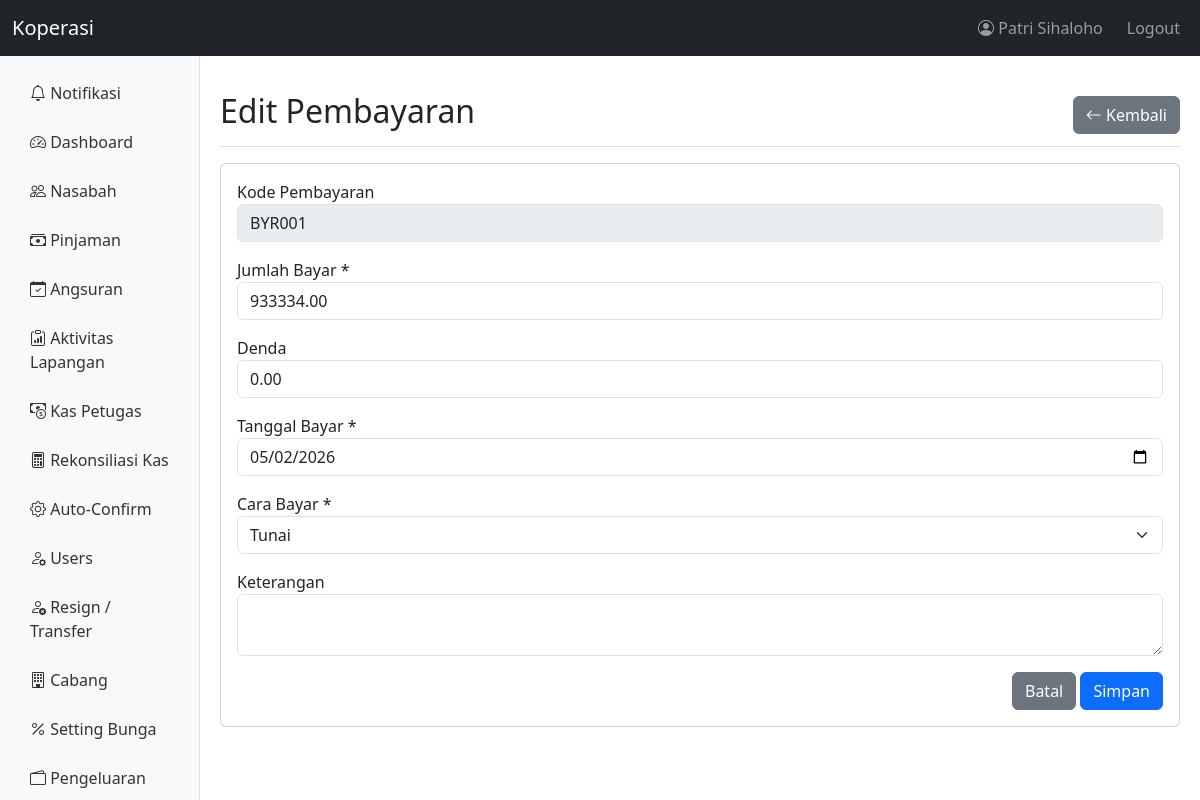
/pages/pembayaran/edit.php?id=1 (signed in), run on the app's committed database.
### tables this page shows
CREATE TABLE `users` (
  `id` int(11) NOT NULL AUTO_INCREMENT,
  `username` varchar(50) NOT NULL,
  `password` varchar(255) NOT NULL,
  `nama` varchar(100) NOT NULL,
  `ktp` varchar(16) DEFAULT NULL COMMENT 'NIK KTP - identitas global via db_orang',
  `email` varchar(100) DEFAULT NULL,
  `telp` varchar(20) DEFAULT NULL,
  `role` varchar(50) NOT NULL DEFAULT 'teller',
  `owner_bos_id` int(10) unsigned DEFAULT NULL,
  `cabang_id` int(11) DEFAULT NULL,
  `derived_permissions` longtext DEFAULT NULL CHECK (json_valid(`derived_permissions`)),
  `status` enum('aktif','nonaktif') NOT NULL DEFAULT 'aktif',
  `created_at` timestamp NOT NULL DEFAULT current_timestamp(),
  `updated_at` timestamp NOT NULL DEFAULT current_timestamp() ON UPDATE current_timestamp(),
  `limit_kasbon` decimal(12,0) DEFAULT 0,
  `gaji` decimal(12,0) DEFAULT 0,
  `tanggal_lahir` date DEFAULT NULL,
  `tanggal_masuk` date DEFAULT NULL,
  `db_orang_person_id` int(11) DEFAULT NULL,
  `totp_secret` varchar(64) DEFAULT NULL,
  `totp_enabled` tinyint(1) DEFAULT 0,
  `totp_verified_at` timestamp NULL DEFAULT NULL,
  `phone_2fa` varchar(20) DEFAULT NULL,
  PRIMARY KEY (`id`),
  UNIQUE KEY `username` (`username`),
  KEY `idx_owner_bos_id` (`owner_bos_id`),
  KEY `idx_db_orang_person` (`db_orang_person_id`),
  KEY `idx_users_ktp` (`ktp`),
  KEY `idx_users_cabang` (`cabang_id`),
  KEY `idx_users_owner_bos` (`owner_bos_id`),
  KEY `idx_users_role_status` (`role`,`status`),
  KEY `idx_users_id` (`id`),
  CONSTRAINT `fk_users_cabang` FOREIGN KEY (`cabang_id`) REFERENCES `cabang` (`id`) ON DELETE SET NULL ON UPDATE CASCADE,
  CONSTRAINT `fk_users_db_orang_person` FOREIGN KEY (`db_orang_person_id`) REFERENCES `db_orang`.`people` (`id`) ON DELETE SET NULL ON UPDATE CASCADE
);

CREATE TABLE `pembayaran` (
  `id` int(11) NOT NULL AUTO_INCREMENT,
  `cabang_id` int(11) DEFAULT 1,
  `pinjaman_id` int(11) NOT NULL,
  `angsuran_id` int(11) NOT NULL,
  `kode_pembayaran` varchar(20) NOT NULL,
  `jumlah_bayar` decimal(12,2) NOT NULL,
  `denda` decimal(12,2) DEFAULT 0.00,
  `total_bayar` decimal(12,2) NOT NULL,
  `tanggal_bayar` date NOT NULL,
  `cara_bayar` enum('tunai','transfer','digital') NOT NULL,
  `bukti_bayar` varchar(255) DEFAULT NULL,
  `petugas_id` int(11) NOT NULL,
  `petugas_pengganti_id` int(11) DEFAULT NULL COMMENT 'Jika pembayaran dikutip oleh petugas pengganti',
  `is_offline` tinyint(1) NOT NULL DEFAULT 0 COMMENT 'Pembayaran diinput offline (belakangan)',
  `offline_reason` varchar(255) DEFAULT NULL,
  `tanggal_kutip` date DEFAULT NULL COMMENT 'Tanggal petugas mengutip (bisa berbeda dari tanggal_bayar)',
  `keterangan` text DEFAULT NULL,
  `created_at` timestamp NOT NULL DEFAULT current_timestamp(),
  `updated_at` timestamp NOT NULL DEFAULT current_timestamp() ON UPDATE current_timestamp(),
  `denda_dibayar` decimal(12,2) NOT NULL DEFAULT 0.00 COMMENT 'Jumlah denda yang dibayar',
  `denda_waived` decimal(12,2) NOT NULL DEFAULT 0.00 COMMENT 'Jumlah denda yang di-waive',
  `total_pembayaran` decimal(12,2) NOT NULL DEFAULT 0.00 COMMENT 'Total = pokok + bunga + denda_dibayar',
  `lat` decimal(10,7) DEFAULT NULL,
  `lng` decimal(10,7) DEFAULT NULL,
  `akurasi_gps` smallint(6) DEFAULT NULL COMMENT 'meters',
  `latitude` decimal(10,8) DEFAULT NULL COMMENT 'GPS latitude',
  `longitude` decimal(11,8) DEFAULT NULL COMMENT 'GPS longitude',
  `gps_accuracy` decimal(8,2) DEFAULT NULL COMMENT 'GPS accuracy in meters',
  `captured_at` datetime DEFAULT NULL COMMENT 'GPS capture timestamp',
  PRIMARY KEY (`id`),
  UNIQUE KEY `kode_pembayaran` (`kode_pembayaran`),
  KEY `angsuran_id` (`angsuran_id`),
  KEY `petugas_id` (`petugas_id`),
  KEY `idx_pembayaran_pinjaman` (`pinjaman_id`),
  KEY `idx_pembayaran_pinjaman_tanggal` (`pinjaman_id`,`tanggal_bayar`),
  KEY `idx_pembayaran_angsuran` (`angsuran_id`),
  KEY `idx_pembayaran_tanggal` (`tanggal_bayar`),
  KEY `idx_pembayaran_petugas` (`petugas_id`),
  KEY `idx_gps` (`latitude`,`longitude`),
  CONSTRAINT `fk_pembayaran_pinjaman` FOREIGN KEY (`pinjaman_id`) REFERENCES `pinjaman` (`id`) ON DELETE NO ACTION ON UPDATE CASCADE,
  CONSTRAINT `pembayaran_ibfk_2` FOREIGN KEY (`pinjaman_id`) REFERENCES `pinjaman` (`id`),
  CONSTRAINT `pembayaran_ibfk_3` FOREIGN KEY (`angsuran_id`) REFERENCES `angsuran` (`id`),
  CONSTRAINT `pembayaran_ibfk_4` FOREIGN KEY (`petugas_id`) REFERENCES `users` (`id`)
);

### config/path.php (called while the page is built, shortened)
<?php
function baseUrl($path = '') {
    return BASE_URL . '/' . ltrim($path, '/');
}

### config/session.php (called while the page is built, shortened)
<?php
require_once __DIR__ . '/path.php';
function isLoggedIn() {
    return isset($_SESSION['user_id']);
}
function getCurrentUser() {
    $user = query("SELECT * FROM users WHERE id = ?", [$_SESSION['user_id']]);
    return $user[0] ?? null;
}

### config/database.php (called while the page is built, shortened)
<?php
require_once __DIR__ . '/path.php';
$mysql_socket = PHP_OS === 'WINNT' ? null : '/opt/lampp/var/mysql/mysql.sock';
$conn = new mysqli(DB_KEWER_HOST, DB_KEWER_USER, DB_KEWER_PASS, DB_KEWER_NAME, 3306, $mysql_socket);
$conn->set_charset("utf8mb4");
function query($sql, $params = []) {
    global $conn;
    $sql_trimmed = strtoupper(ltrim($sql));
    if (empty($params)) {
        $result = mysqli_query($conn, $sql);
        if (strpos($sql_trimmed, 'SELECT') === 0) {
            $data = [];
            while ($row = mysqli_fetch_assoc($result)) {
                $data[] = $row;
            }
            return $data;
        }
        return mysqli_affected_rows($conn);
    }
    $stmt = $conn->prepare($sql);
    $types = str_repeat('s', count($params));
    $stmt->bind_param($types, ...$params);
    $stmt->execute();
    if (strpos($sql_trimmed, 'SELECT') === 0) {
        $result = $stmt->get_result();
        $data = [];
        while ($row = $result->fetch_assoc()) {
            $data[] = $row;
        }
        return $data;
    }
    return $stmt->affected_rows;
}

### includes/functions.php (called while the page is built, shortened)
<?php
require_once __DIR__ . '/../config/database.php';
require_once __DIR__ . '/../config/session.php';
function hasPermission($permission_code) {
    $user = getCurrentUser();
    if ($user['role'] === 'bos') {
        return true;
    }
    return false;
}

### pages/pembayaran/edit.php (the view, shortened to what this page needs)
<?php
require_once __DIR__ . '/../../config/path.php';
require_once BASE_PATH . '/includes/functions.php';
$id = $_GET['id'] ?? '';
$pembayaran = query("SELECT * FROM pembayaran WHERE id = ?", [$id]);
$pembayaran = $pembayaran[0];
?>
<!DOCTYPE html>
<html lang="id">
<head>
    <link href="https://cdn.jsdelivr.net/npm/bootstrap@5.3.0/dist/css/bootstrap.min.css" rel="stylesheet">
    <link rel="stylesheet" href="https://cdn.jsdelivr.net/npm/bootstrap-icons@1.10.0/font/bootstrap-icons.css">
</head>
<body>
    <div class="main-container">
        <?php require_once BASE_PATH . '/includes/sidebar.php'; ?>
        <main class="content-area">
                <div class="d-flex justify-content-between flex-wrap flex-md-nowrap align-items-center pt-3 pb-2 mb-3 border-bottom">
                    <h1 class="h2">Edit Pembayaran</h1>
                    <a href="index.php" class="btn btn-secondary">
                        <i class="bi bi-arrow-left"></i> Kembali
                    </a>
                </div>
                <div class="card">
                    <div class="card-body">
                        <form method="POST">
                            <div class="mb-3">
                                <label>Kode Pembayaran</label>
                                <input type="text" class="form-control" value="<?= $pembayaran['kode_pembayaran'] ?>" disabled>
                            </div>
                            <div class="mb-3">
                                <label>Jumlah Bayar *</label>
                                <input type="number" name="jumlah_bayar" class="form-control" value="<?= $pembayaran['jumlah_bayar'] ?>" required>
                            </div>
                            <div class="mb-3">
                                <label>Denda</label>
                                <input type="number" name="denda" class="form-control" value="<?= $pembayaran['denda'] ?>">
                            </div>
                            <div class="mb-3">
                                <label>Tanggal Bayar *</label>
                                <input type="date" name="tanggal_bayar" class="form-control" value="<?= $pembayaran['tanggal_bayar'] ?>" required>
                            </div>
                            <div class="mb-3">
                                <label>Cara Bayar *</label>
                                <select name="cara_bayar" class="form-select" required>
                                    <option value="tunai" <?= $pembayaran['cara_bayar'] == 'tunai' ? 'selected' : '' ?>>Tunai</option>
                                </select>
                            </div>
                            <div class="mb-3">
                                <label>Keterangan</label>
                                <textarea name="keterangan" class="form-control" rows="2"><?= $pembayaran['keterangan'] ?? '' ?></textarea>
                            </div>
                            <div class="text-end">
                                <a href="index.php" class="btn btn-secondary">Batal</a>
                                <button type="submit" class="btn btn-primary">Simpan</button>
                            </div>
                        </form>
                    </div>
                </div>
            </main>
        </div>
</body>
</html>

### includes/sidebar.php (shortened to what this page needs)
<?php
$user = getCurrentUser();
$role = $user['role'] ?? '';
$current_page = $_SERVER['PHP_SELF'];
function isCurrentPage($current, $path) {
    $current = str_replace('\\', '/', $current);
    $path = str_replace('\\', '/', $path);
    return strpos($current, $path) !== false;
}
function safeHasPermission($permission_code) {
    try {
        return hasPermission($permission_code);
    } catch (Exception $e) {
        return false;
    }
}
?>
<nav class="navbar navbar-expand-lg navbar-dark bg-dark">
    <div class="container-fluid">
        <a class="navbar-brand" href="<?php echo baseUrl('dashboard.php'); ?>"><?php echo defined('APP_NAME') ? APP_NAME : 'Kewer'; ?></a>
        <div class="navbar-nav ms-auto">
            <span class="navbar-text me-3">
                <i class="bi bi-person-circle"></i> <?php echo htmlspecialchars($user['nama']); ?>
            </span>
            <a class="nav-link" href="<?php echo baseUrl('logout.php'); ?>">Logout</a>
        </div>
    </div>
</nav>
<nav class="sidebar">
    <ul class="nav flex-column">
            <?php if ($role !== 'appOwner'): ?>
            <li class="nav-item">
                <a class="nav-link position-relative <?php echo isCurrentPage($current_page, '/pages/notifikasi/index.php') ? 'active' : ''; ?>" href="<?php echo baseUrl('pages/notifikasi/index.php'); ?>">
                    <i class="bi bi-bell"></i> Notifikasi
                </a>
            </li>
            <?php endif; ?>
            <li class="nav-item">
                <a class="nav-link <?php echo strpos($current_page, 'dashboard.php') !== false ? 'active' : ''; ?>" href="<?php echo baseUrl('dashboard.php'); ?>">
                    <i class="bi bi-speedometer2"></i> Dashboard
                </a>
            </li>
            <?php if (safeHasPermission('nasabah.read')): ?>
            <li class="nav-item">
                <a class="nav-link <?php echo isCurrentPage($current_page, '/pages/nasabah/index.php') ? 'active' : ''; ?>" href="<?php echo baseUrl('pages/nasabah/index.php'); ?>">
                    <i class="bi bi-people"></i> Nasabah
                </a>
            </li>
            <?php endif; ?>
            <?php if (safeHasPermission('pinjaman.read')): ?>
            <li class="nav-item">
                <a class="nav-link <?php echo isCurrentPage($current_page, '/pages/pinjaman/index.php') ? 'active' : ''; ?>" href="<?php echo baseUrl('pages/pinjaman/index.php'); ?>">
                    <i class="bi bi-cash-stack"></i> Pinjaman
                </a>
            </li>
            <?php endif; ?>
            <?php if (safeHasPermission('angsuran.read')): ?>
            <li class="nav-item">
                <a class="nav-link <?php echo isCurrentPage($current_page, '/pages/angsuran/index.php') ? 'active' : ''; ?>" href="<?php echo baseUrl('pages/angsuran/index.php'); ?>">
                    <i class="bi bi-calendar-check"></i> Angsuran
                </a>
            </li>
            <?php endif; ?>
            <?php if (safeHasPermission('angsuran.read')): ?>
            <li class="nav-item">
                <a class="nav-link <?php echo isCurrentPage($current_page, '/pages/field_activities/index.php') ? 'active' : ''; ?>" href="<?php echo baseUrl('pages/field_activities/index.php'); ?>">
                    <i class="bi bi-clipboard-data"></i> Aktivitas Lapangan
                </a>
            </li>
            <?php endif; ?>
            <?php if (safeHasPermission('kas_petugas.read')): ?>
            <li class="nav-item">
                <a class="nav-link <?php echo isCurrentPage($current_page, '/pages/kas_petugas/index.php') ? 'active' : ''; ?>" href="<?php echo baseUrl('pages/kas_petugas/index.php'); ?>">
                    <i class="bi bi-cash-coin"></i> Kas Petugas
                </a>
            </li>
            <?php endif; ?>
            <?php if (safeHasPermission('kas.read')): ?>
            <li class="nav-item">
                <a class="nav-link <?php echo isCurrentPage($current_page, '/pages/cash_reconciliation/index.php') ? 'active' : ''; ?>" href="<?php echo baseUrl('pages/cash_reconciliation/index.php'); ?>">
                    <i class="bi bi-calculator"></i> Rekonsiliasi Kas
                </a>
            </li>
            <?php endif; ?>
            <?php if (safeHasPermission('pinjaman.auto_confirm')): ?>
            <li class="nav-item">
                <a class="nav-link <?php echo isCurrentPage($current_page, '/pages/auto_confirm/index.php') ? 'active' : ''; ?>" href="<?php echo baseUrl('pages/auto_confirm/index.php'); ?>">
                    <i class="bi bi-gear"></i> Auto-Confirm
                </a>
            </li>
            <?php endif; ?>
            <?php if (safeHasPermission('users.create') || safeHasPermission('users.read')): ?>
            <li class="nav-item">
                <a class="nav-link <?php echo isCurrentPage($current_page, '/pages/users/index.php') ? 'active' : ''; ?>" href="<?php echo baseUrl('pages/users/index.php'); ?>">
                    <i class="bi bi-person-gear"></i> Users
                </a>
            </li>
            <?php endif; ?>
            <?php if (safeHasPermission('manage_users')): ?>
            <li class="nav-item">
                <a class="nav-link <?php echo isCurrentPage($current_page, '/pages/users/transfer.php') ? 'active' : ''; ?>" href="<?php echo baseUrl('pages/users/transfer.php'); ?>">
                    <i class="bi bi-person-x"></i> Resign / Transfer
                </a>
            </li>
            <?php endif; ?>
            <?php if (safeHasPermission('cabang.read')): ?>
            <li class="nav-item">
                <a class="nav-link <?php echo isCurrentPage($current_page, '/pages/cabang/index.php') ? 'active' : ''; ?>" href="<?php echo baseUrl('pages/cabang/index.php'); ?>">
                    <i class="bi bi-building"></i> Cabang
                </a>
            </li>
            <?php endif; ?>
            <?php if (safeHasPermission('manage_bunga') || safeHasPermission('view_settings')): ?>
            <li class="nav-item">
                <a class="nav-link <?php echo isCurrentPage($current_page, '/pages/setting_bunga/index.php') ? 'active' : ''; ?>" href="<?php echo baseUrl('pages/setting_bunga/index.php'); ?>">
                    <i class="bi bi-percent"></i> Setting Bunga
                </a>
            </li>
            <?php endif; ?>
            <?php if (safeHasPermission('manage_pengeluaran') || safeHasPermission('view_pengeluaran')): ?>
            <li class="nav-item">
                <a class="nav-link <?php echo isCurrentPage($current_page, '/pages/pengeluaran/index.php') ? 'active' : ''; ?>" href="<?php echo baseUrl('pages/pengeluaran/index.php'); ?>">
                    <i class="bi bi-wallet2"></i> Pengeluaran
                </a>
            </li>
            <?php endif; ?>
        </ul>
</nav>

### data on the page
users: nama "Patri Sihaloho"
pembayaran: kode_pembayaran "BYR001", jumlah_bayar "933334.00", denda "0.00", tanggal_bayar "05/02/2026", cara_bayar "Tunai"

### other printed values
APP_NAME "Koperasi"
